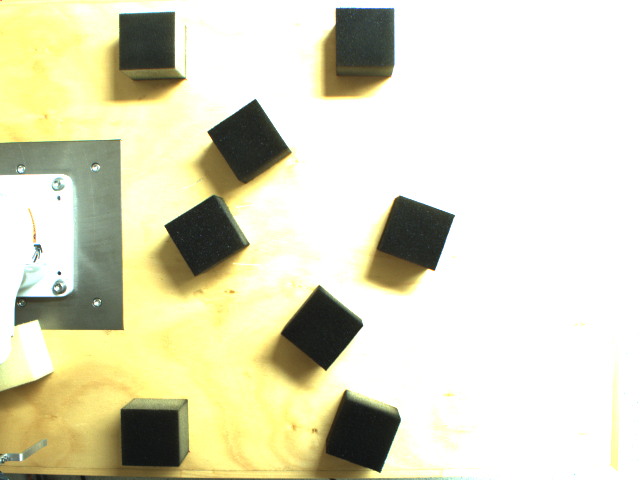
%> input picture Assignment 2/code/Q6/tt3.png, 1280 x 960 px (shown at 1/2 size)
$ octave Finding_boxes_draft3_james.m   (GNU Octave 9; MATLAB toolbox functions it lacks are replaced by stand-ins)
%> lines starting %> are read from the running program, lines starting %| are printed output that depends on the picture; in (x1, y1, x2, y2) boxes, pixels count from 0 and x2, y2 are one past the last pixel; in counts of white or black regions, pixels touching at a corner belong together; the program's own positions count from 1
### Assignment 2/code/Q6/p_dist_q6.m
function [pDist] = p_dist_q6(B1,B2,u,v)

LP1=[B1(1,1),B1(1,2)];
LP2=[B2(1,1),B2(1,2)];

D=sqrt((LP2(1)-LP1(1))^2+(LP2(2)-LP1(2))^2);

r=(u*(LP1(2)-LP2(2))+v*(LP2(1)-LP1(1))+LP2(2)*LP1(1)-LP1(2)*LP2(1));

pDist=r/D;


end

### Assignment 2/code/Q6/Finding_boxes_draft3_james.m
close all
clear
clc

I=imread('tt3.png');
%> I is the input picture: size 960x1280x3 uint8; mean R, G, B 220.2, 219.2, 192.6

%remove shadow
I2=rgb2hsv(I); %convert rgb to high saturation version
%> I2: size 960x1280x3 double; mean H, S, V 0.098, 0.15, 0.869
T=I2(:,:,2); %get the bw from G
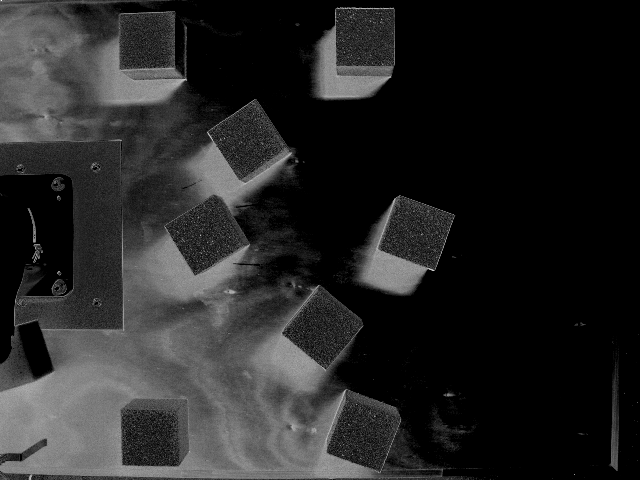
%> T: size 960x1280 double (shown at 1/2 size); min 0, max 1, mean 0.15
T1=T<0.3; % find shadow using manual threshold
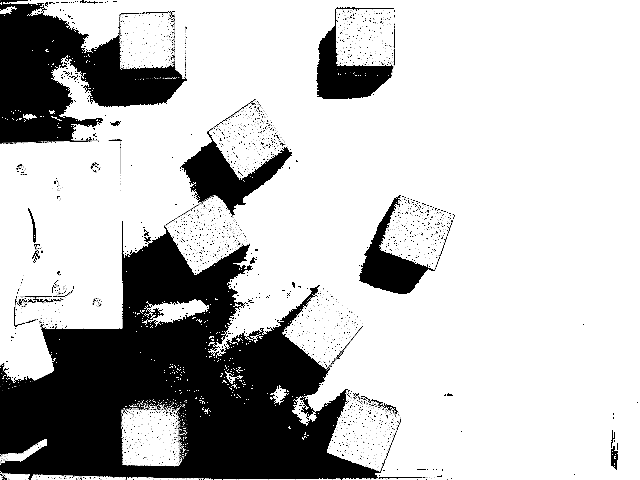
%> T1: size 960x1280 logical (shown at 1/2 size); 75.8% white; 2456 black regions (2382 under 20 px), largest, box (x1, y1, x2, y2) and area: (0, 442, 772, 960) 196859, (0, 0, 374, 288) 54551, (360, 256, 584, 434) 13249
T2=T1<1; % transverse black n white
Tgray=I2(:,:,3); % Bw of Image
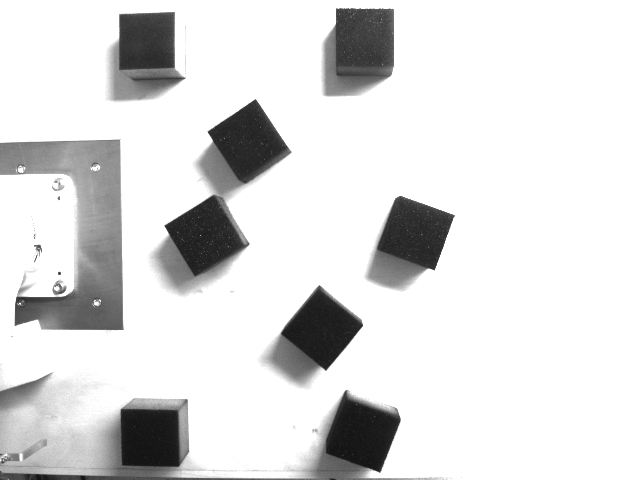
%> Tgray: size 960x1280 double (shown at 1/2 size); min 0.0667, max 1, mean 0.869
X=Tgray+T2; %remove shadow
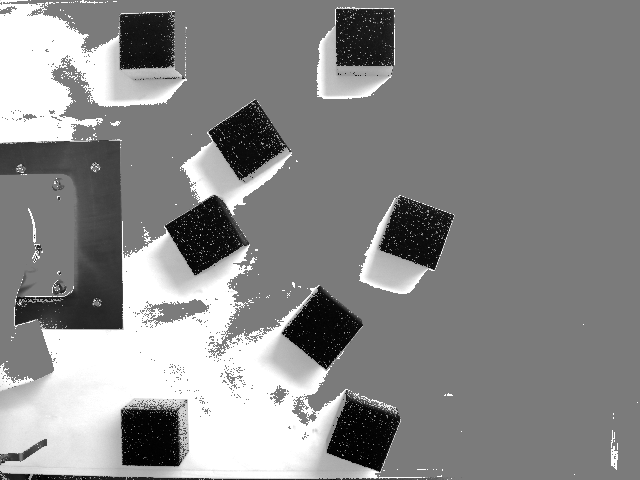
%> X: size 960x1280 double (shown at 1/2 size); min 0.0667, max 2, mean 1.11; drawn with min black and max white

X2=X<0.33; %find box
%> X2: size 960x1280 logical; 8.4% white; 128 white regions (111 under 20 px), largest, box (x1, y1, x2, y2) and area: (654, 790, 800, 944) 12883, (564, 572, 726, 739) 12847, (330, 391, 492, 550) 12777

C1=bwareaopen(X2,3000);
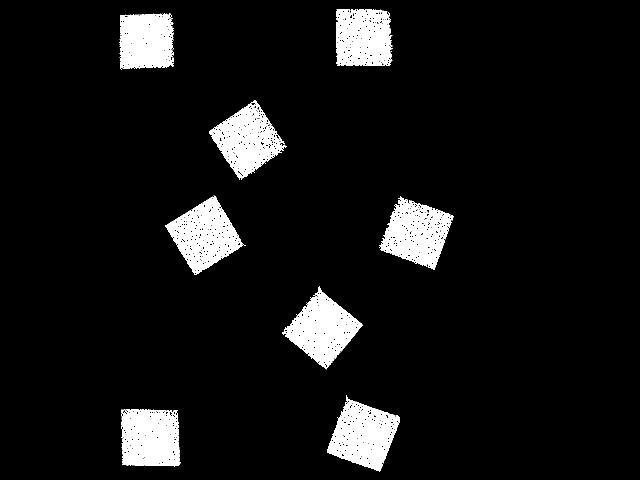
%> C1: size 960x1280 logical (shown at 1/2 size); 8% white; 8 white regions, largest, box (x1, y1, x2, y2) and area: (654, 790, 800, 944) 12883, (564, 572, 726, 739) 12847, (330, 391, 492, 550) 12777
se=strel('square',5);
C3=imclose(C1,se);
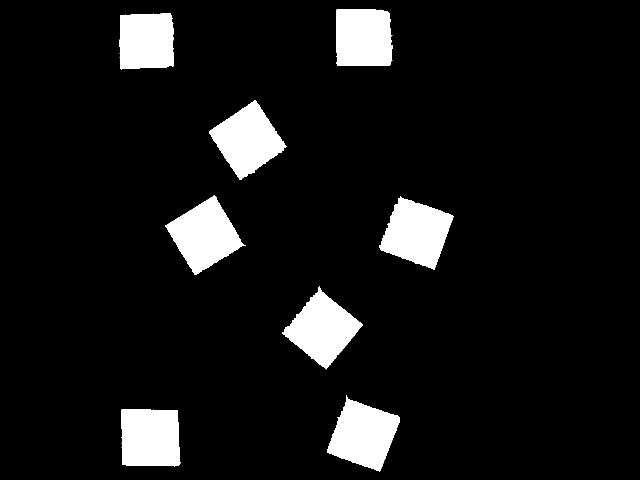
%> C3: size 960x1280 logical (shown at 1/2 size); 8.5% white; 8 white regions
C4=imfill(C3,'holes');

%imshow(C4)
%subplot(2,2,1), imshow(I);
%subplot(2,2,2), imshow(C1);

s=regionprops(C4,'centroid');
%> s = 8 regions; Centroid: [293.5 83.2], [301.2 876.1], [409.9 471.4], [495.8 280.9], [645.7 658.9], [727.6 870.5], [727.4 76.2], [833.7 466.4]
centroids=cat(1,s.Centroid);
%> centroids = [293.5 83.2; 301.2 876.1; 409.9 471.4; 495.8 280.9; 645.7 658.9; 727.6 870.5; 727.4 76.24; 833.7 466.4]
% [4 lines of commented-out code are left out]

x1=centroids(:,1);
%> x1 = [293.5; 301.2; 409.9; 495.8; 645.7; 727.6; 727.4; 833.7]
y1=centroids(:,2);
%> y1 = [83.2; 876.1; 471.4; 280.9; 658.9; 870.5; 76.24; 466.4]


% [5 lines of commented-out code are left out]

for i=1:length(x1)
    if ((x1(i)< 297 & x1(i)>287)& (y1(i)<88 & y1(i)>78 ))
        B1=[x1(i),y1(i)];
    end
end
%> this loop made 8 passes

x1(B1(1,1)==x1)=[];
y1(B1(1,2)==y1)=[];

%find fiducial box_2 (270,220)
for i=1:length(x1)
    if ((x1(i)< 305 & x1(i)>295)& (y1(i)<881 & y1(i)>871 ))
        B2=[x1(i),y1(i)];
    end
end
%> this loop made 7 passes

x1(B2(1,1)==x1)=[];
y1(B2(1,2)==y1)=[];

%find fiducial box_3 (-270,523)
for i=1:length(x1)
    if ((x1(i)< 731 & x1(i)>721)& (y1(i)<81 & y1(i)>71 ))
        B3=[x1(i),y1(i)];
    end
end
%> this loop made 6 passes
%> B3 on pass 5: [727.4 76.24]

x1(B3(1,1)==x1)=[];
y1(B3(1,2)==y1)=[];


TF=isempty(x1);
%> TF = false
if TF==1
    warning('No objects detected other than fiducial boxes')
end

Yr=abs(p_dist_q6(B1,B2,x1,y1)); %distance from line going along centroids of box1 & box 2 (reference)
%> in p_dist_q6, `LP1=[B1(1,1),B1(1,2)];`: LP1 = [293.5 83.2]
%> in p_dist_q6, `LP2=[B2(1,1),B2(1,2)];`: LP2 = [301.2 876.1]
%> in p_dist_q6, `D=sqrt((LP2(1)-LP1(1))^2+(LP2(2)-LP1(2))^2);`: D = 792.9
%> in p_dist_q6, `r=(u*(LP1(2)-LP2(2))+v*(LP2(1)-LP1(1))+LP2(2)*LP1(1)-LP1(2)*LP2(1));`: r = [-89274.5; -158884.3; -274803.3; -338114; -425352.9]
%> in p_dist_q6, `pDist=r/D;`: pDist = [-112.6; -200.4; -346.6; -426.4; -536.4]
%> Yr = [112.6; 200.4; 346.6; 426.4; 536.4]
Xr=p_dist_q6(B1,B3,x1,y1);  %distance from line going along centroids of box1 & box 3 (reference)
%> Xr = [390; 200.9; 581.3; 794.2; 391.9]

%find the reference point according to the world cordinates
    %X 792.8691 = 540 real , %Y 433.3300 = 303 real
Yreal=((Yr*303)/433.3300)+220;    %REAL Y CORDINATE
%> Yreal = [298.7; 360.1; 462.3; 518.2; 595.1]
Xreal=((Xr*540)/792.8691)-270;    %REAL x CORDINATE
%> Xreal = [-4.36; -133.1; 125.9; 270.9; -3.12]

% subplot(2,2,1), imshow(I); title 'Original'
imshow(C4); title 'with centroids', hold on, plot(centroids(:,1),centroids(:,2),'b*'); hold off
% subplot(2,2,3), imshow(T1); title 'shadow'


b = regionprops(C4, 'BoundingBox');
%> b = 8 regions; box (x1, y1, x2, y2): (238, 26, 348, 140), (242, 818, 362, 934), (330, 391, 492, 550), (418, 200, 574, 360), (564, 572, 726, 739), (654, 790, 800, 944), (672, 18, 786, 132), (758, 392, 908, 540)
for k = 1 : length(b)
  thisBB = b(k).BoundingBox;
  rectangle('Position', [thisBB(1),thisBB(2),thisBB(3),thisBB(4)],...
  'EdgeColor','r','LineWidth',2 )
end
%> this loop made 8 passes
%> thisBB on passes 1 to 8: [238.5 26.5 110 114], [242.5 818.5 120 116], [330.5 391.5 162 159], [418.5 200.5 156 160], [564.5 572.5 162 167], [654.5 790.5 146 154], [672.5 18.5 114 114], [758.5 392.5 150 148]
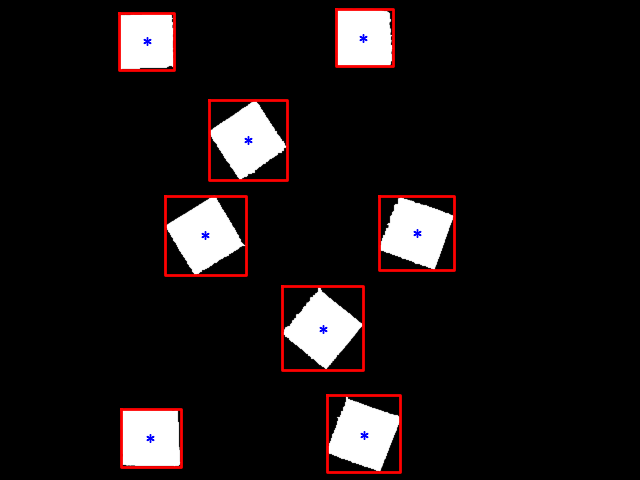
%> figure redrawn from the program's plot data; shown at 1/2 size; its title reads 'with centroids'

o=regionprops(C4,'orientation');
%> o = 8 regions; Orientation: 60.05, -35.66, 73.33, -89.11, 43.39, 34.45, -62.47, -4.05
p = regionprops(C4, 'Extrema');
%> p = 8 items
for i = 1:length(p)
%     sides = p(i).Extrema(4,:) - p(i).Extrema(6,:); % Returns the sides of the square triangle that completes the two chosen extrema: Bottom-Right and Left-Bottom
    sides = p(i).Extrema(6,:) - p(i).Extrema(2,:);
%     OrientationAngle(i) = rad2deg(atan(-sides(2)/sides(1)));  % Note the 'minus' sign compensates for the inverted y-values in image coordinates
%
%     disp(OrientationAngle(i));
%
%     disp(o(i).Orientation);
end
%> this loop made 8 passes
%> sides on passes 1 to 8: [-98 114], [50 116], [-42 159], [-34 160], [12 167], [64 154], [-74 114], [64 148]


% [8 lines of commented-out code are left out]
